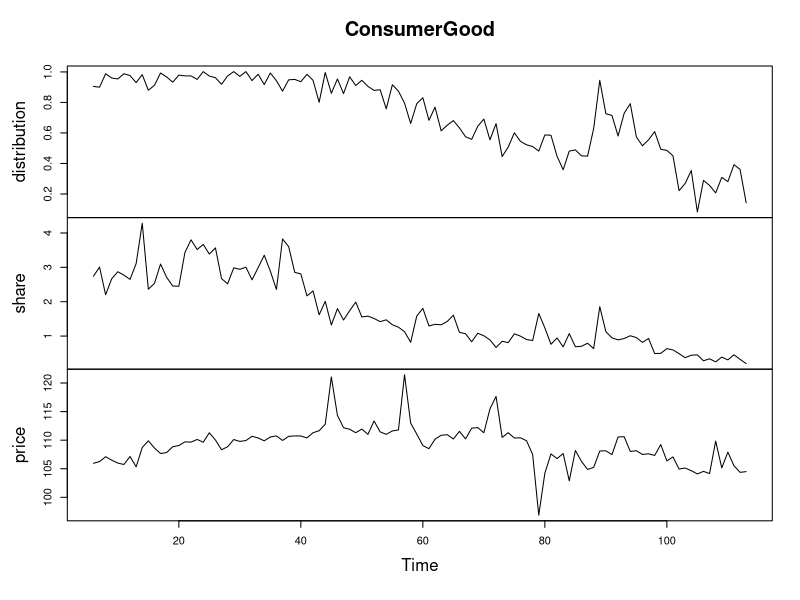

Source code (R):
library(AER)


### Name: ConsumerGood
### Title: Properties of a Fast-Moving Consumer Good
### Aliases: ConsumerGood
### Keywords: datasets

### ** Examples

data("ConsumerGood")
plot(ConsumerGood)
